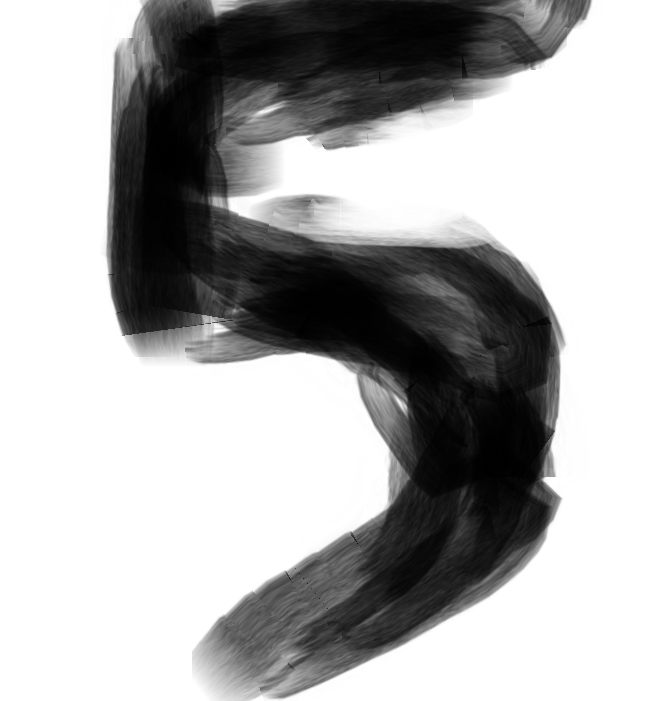
#> input picture proyecto2/Fotos/5_1.png, 655 x 701 px
$ python editar_imagenes.py
#> lines starting #> are read from the running program, lines starting #| are printed output that depends on the picture; after the words box and inside, x2 and y2 are one past the last pixel; in counts of white or black regions, pixels touching at a corner belong together
### proyecto2/images.py
import cv2
import numpy as np


def leer_imagen_gris(ruta_imagen):
    # np.fromfile + cv2.imdecode en vez de cv2.imread: cv2.imread falla en
    # Windows si la ruta tiene tildes o ñ (por ejemplo "Introducción")
    datos = np.fromfile(ruta_imagen, dtype=np.uint8)
    img = cv2.imdecode(datos, cv2.IMREAD_UNCHANGED)
    if img is None:
        return None

    if len(img.shape) == 2:
        # Ya estaba en escala de grises
        return img

    if img.shape[2] == 4:
        # PNG con transparencia: lo transparente se vuelve papel blanco
        alfa = img[:, :, 3]
        gris = cv2.cvtColor(img, cv2.COLOR_BGRA2GRAY)
        gris[alfa < 128] = 255
        return gris

    return cv2.cvtColor(img, cv2.COLOR_BGR2GRAY)


def recortar_numero(binaria):
    # binaria: 0 = tinta, 255 = papel.
    # Busca la primera y la ultima fila/columna que tienen tinta, recorta ahi
    # y completa con papel blanco para que la imagen quede cuadrada (item b).
    filas = binaria.tolist()
    alto = len(filas)
    ancho = len(filas[0])

    # Una fila o columna cuenta como "con tinta" si tiene al menos 1% de
    # pixeles negros. Asi un puntito de suciedad no cambia el recorte.
    minimo_fila = max(1, ancho // 100)
    minimo_col = max(1, alto // 100)

    arriba = -1
    abajo = -1
    i = 0
    while i < alto:
        contador = 0
        j = 0
        while j < ancho:
            if filas[i][j] == 0:
                contador = contador + 1
            j = j + 1
        if contador >= minimo_fila:
            if arriba == -1:
                arriba = i
            abajo = i
        i = i + 1

    izquierda = -1
    derecha = -1
    j = 0
    while j < ancho:
        contador = 0
        i = 0
        while i < alto:
            if filas[i][j] == 0:
                contador = contador + 1
            i = i + 1
        if contador >= minimo_col:
            if izquierda == -1:
                izquierda = j
            derecha = j
        j = j + 1

    if arriba == -1 or izquierda == -1:
        # No se encontro tinta: se deja la imagen como esta
        return binaria

    recorte = binaria[arriba:abajo + 1, izquierda:derecha + 1]

    # Completar con blanco a los lados (o arriba/abajo) hasta que sea cuadrada,
    # dejando el numero centrado
    alto_r = abajo - arriba + 1
    ancho_r = derecha - izquierda + 1
    lado = max(alto_r, ancho_r)
    sobra_alto = lado - alto_r
    sobra_ancho = lado - ancho_r

    cuadrada = cv2.copyMakeBorder(recorte,
                                  sobra_alto // 2, sobra_alto - sobra_alto // 2,
                                  sobra_ancho // 2, sobra_ancho - sobra_ancho // 2,
                                  cv2.BORDER_CONSTANT, value=255)
    return cuadrada


def obtener_matriz(ruta_imagen="Data/unNumerooo.png"):
    # 1. Leer la foto en escala de grises (0 = negro, 255 = blanco)
    img_matriz = leer_imagen_gris(ruta_imagen)
    if img_matriz is None:
        print("No se pudo leer la imagen:", ruta_imagen)
        return None

    # 2. Blanco y negro puro: cada pixel pasa a 0 (tinta) o 255 (papel).
    #    THRESH_OTSU elige solo el limite entre tinta y papel, asi el papel
    #    gris de una foto queda blanco y no se confunde con tinta.
    limite, binaria = cv2.threshold(img_matriz, 0, 255,
                                    cv2.THRESH_BINARY + cv2.THRESH_OTSU)

    # 3. Recortar el numero y dejar la imagen cuadrada
    binaria = recortar_numero(binaria)

    # 4. Engrosar el trazo. El lapicero hace lineas finas y los numeros del
    #    dataset tienen trazos gruesos. erode agranda lo negro.
    grosor = max(1, len(binaria) // 15)
    nucleo = np.ones((grosor, grosor), np.uint8)
    binaria = cv2.erode(binaria, nucleo)

    # 5. Reducir a 8x8. INTER_AREA promedia todos los pixeles de cada bloque
    nueva_matriz = cv2.resize(binaria, (8, 8), interpolation=cv2.INTER_AREA)

    # Pasamos a una lista de Python para trabajar con numeros normales
    matriz = nueva_matriz.tolist()

    i = 0
    while i < 8:
        j = 0
        while j < 8:
            # 6. Reducir de 0-255 a 0-16
            valor = matriz[i][j] / 255 * 16
            # 7. Invertir: el papel pasa a 0 y la tinta a 16, como en el dataset
            valor = 16 - valor
            matriz[i][j] = round(valor)
            j = j + 1
        i = i + 1

    return matriz

### proyecto2/editar_imagenes.py
import os
import cv2
import numpy as np
from images import leer_imagen_gris, obtener_matriz

# ---------------------------------------------------------------
# PROGRAMA DE RECORTE Y FILTRO
# Toma las fotos originales, las limpia y las guarda listas para
# main_lectura_dibujo_nuevo.py con nombres tipo 4_5.jpg
#
#   Fotos/        -> tus fotos originales (no se modifican nunca)
#   Data/         -> las imagenes editadas (las que lee el main)
#   Comparacion/  -> antes | despues | 8x8, para revisar y para el informe
#
# La primera vez, si no existe Fotos/, la carpeta Data/ actual se
# renombra a Fotos/ (no se borra nada) y se crea una Data/ nueva.
# ---------------------------------------------------------------

CARPETA_PROYECTO = os.path.dirname(os.path.abspath(__file__))
CARPETA_FOTOS = os.path.join(CARPETA_PROYECTO, "Fotos")
CARPETA_DATA = os.path.join(CARPETA_PROYECTO, "Data")
CARPETA_COMPARACION = os.path.join(CARPETA_PROYECTO, "Comparacion")

TAMANO_TRABAJO = 800   # las fotos del celular se achican a esto para ir rapido
TAMANO_FINAL = 256     # tamano de la imagen editada (cuadrada)
EXTENSIONES = [".png", ".jpg", ".jpeg"]


def preparar_carpetas():
    if not os.path.isdir(CARPETA_FOTOS):
        if os.path.isdir(CARPETA_DATA):
            os.rename(CARPETA_DATA, CARPETA_FOTOS)
            print("Tus fotos originales se movieron a la carpeta Fotos/ (no se borro nada)")
        else:
            print("No existe la carpeta Fotos/ ni Data/ con tus fotos.")
            return False
    if not os.path.isdir(CARPETA_DATA):
        os.mkdir(CARPETA_DATA)
    if not os.path.isdir(CARPETA_COMPARACION):
        os.mkdir(CARPETA_COMPARACION)
    return True


def achicar(gris):
    # Una foto de celular puede tener 4000 x 3000 pixeles: la achicamos
    alto = gris.shape[0]
    ancho = gris.shape[1]
    lado_mayor = max(alto, ancho)
    if lado_mayor <= TAMANO_TRABAJO:
        return gris
    escala = TAMANO_TRABAJO / lado_mayor
    nuevo_ancho = round(ancho * escala)
    nuevo_alto = round(alto * escala)
    return cv2.resize(gris, (nuevo_ancho, nuevo_alto), interpolation=cv2.INTER_AREA)


def quitar_sombras(gris):
    # 1. Estimar como se ve el papel SIN tinta. MORPH_CLOSE borra todo lo
    #    oscuro que sea mas delgado que k pixeles (las lineas de lapicero) y
    #    deja igual lo oscuro grande (sombras, borde de la mesa). Asi queda
    #    una "foto del papel solo", con sus sombras pero sin el numero.
    # (antes se suaviza un poco el ruido de la camara con GaussianBlur)
    gris = cv2.GaussianBlur(gris, (5, 5), 0)
    lado = max(gris.shape[0], gris.shape[1])
    k = max(3, lado // 6)
    papel = cv2.morphologyEx(gris, cv2.MORPH_CLOSE, np.ones((k, k), np.uint8))
    # 2. Dividir la foto entre el papel: donde solo hay papel (o sombra, o
    #    mesa) queda 255, blanco parejo, y solo la tinta queda oscura.
    return cv2.divide(gris, papel, scale=255)


def binarizar(gris):
    # Pasar a blanco y negro puro.
    # Otsu elige solo el limite entre tinta (0) y papel (255).
    limite, binaria = cv2.threshold(gris, 0, 255,
                                    cv2.THRESH_BINARY + cv2.THRESH_OTSU)
    return binaria


def bordes_que_toca(x, y, ancho, alto, ancho_img, alto_img):
    # Cuenta cuantos de los 4 bordes de la foto toca una mancha
    cuenta = 0
    if x == 0:
        cuenta = cuenta + 1
    if y == 0:
        cuenta = cuenta + 1
    if x + ancho == ancho_img:
        cuenta = cuenta + 1
    if y + alto == alto_img:
        cuenta = cuenta + 1
    return cuenta


def quitar_manchas(binaria):
    # Separa la tinta en "manchas" sueltas (pedazos de tinta que se tocan).
    # 1. Una mancha que toca 3 o 4 bordes de la foto es el borde de la mesa,
    #    de la hoja o una sombra: no es el numero.
    # 2. El numero es la mancha mas grande que queda; se borran las que miden
    #    menos del 10% de esa (puntitos, polvo, ruido).
    # Devuelve la imagen limpia y el rectangulo donde esta el numero.
    tinta = 255 - binaria   # connectedComponents busca lo blanco
    cantidad, etiquetas, datos, centros = cv2.connectedComponentsWithStats(tinta)
    alto_img = binaria.shape[0]
    ancho_img = binaria.shape[1]

    # Mancha mas grande de todas (la etiqueta 0 es el fondo: empezamos en 1)
    mayor_total = 0
    k = 1
    while k < cantidad:
        if datos[k][cv2.CC_STAT_AREA] > mayor_total:
            mayor_total = datos[k][cv2.CC_STAT_AREA]
        k = k + 1

    # valida[k] = True si la mancha k puede ser parte del numero
    valida = [False]
    hay_validas = False
    k = 1
    while k < cantidad:
        toca = bordes_que_toca(datos[k][cv2.CC_STAT_LEFT], datos[k][cv2.CC_STAT_TOP],
                               datos[k][cv2.CC_STAT_WIDTH], datos[k][cv2.CC_STAT_HEIGHT],
                               ancho_img, alto_img)
        if toca >= 3:
            valida.append(False)
        else:
            valida.append(True)
            # Solo cuenta si no es un puntito (al menos 2% de la mas grande)
            if datos[k][cv2.CC_STAT_AREA] >= mayor_total * 0.02:
                hay_validas = True
        k = k + 1

    if not hay_validas:
        # Todo lo importante toca los bordes (por ejemplo un 0 recortado
        # muy justo): entonces se acepta todo
        k = 1
        while k < cantidad:
            valida[k] = True
            k = k + 1

    mayor = 0
    k = 1
    while k < cantidad:
        area = datos[k][cv2.CC_STAT_AREA]
        if valida[k] and area > mayor:
            mayor = area
        k = k + 1

    if mayor == 0:
        return None, None   # la imagen no tiene tinta

    limpia = np.full(binaria.shape, 255, np.uint8)
    arriba = binaria.shape[0]
    izquierda = binaria.shape[1]
    abajo = 0
    derecha = 0

    k = 1
    while k < cantidad:
        x = datos[k][cv2.CC_STAT_LEFT]
        y = datos[k][cv2.CC_STAT_TOP]
        ancho = datos[k][cv2.CC_STAT_WIDTH]
        alto = datos[k][cv2.CC_STAT_HEIGHT]
        area = datos[k][cv2.CC_STAT_AREA]

        if valida[k] and area >= mayor * 0.10:
            limpia[etiquetas == k] = 0      # pintar esta mancha de negro
            if y < arriba:
                arriba = y
            if x < izquierda:
                izquierda = x
            if y + alto > abajo:
                abajo = y + alto
            if x + ancho > derecha:
                derecha = x + ancho
        k = k + 1

    return limpia, [arriba, abajo, izquierda, derecha]


def recortar_cuadrado(limpia, caja):
    # Recorta justo donde empieza y termina el numero (toca arriba y abajo)
    # y completa con blanco a los costados para que quede cuadrada (item b)
    arriba = caja[0]
    abajo = caja[1]
    izquierda = caja[2]
    derecha = caja[3]
    recorte = limpia[arriba:abajo, izquierda:derecha]

    alto = abajo - arriba
    ancho = derecha - izquierda
    lado = max(alto, ancho)
    sobra_alto = lado - alto
    sobra_ancho = lado - ancho
    cuadrada = cv2.copyMakeBorder(recorte,
                                  sobra_alto // 2, sobra_alto - sobra_alto // 2,
                                  sobra_ancho // 2, sobra_ancho - sobra_ancho // 2,
                                  cv2.BORDER_CONSTANT, value=255)
    return cv2.resize(cuadrada, (TAMANO_FINAL, TAMANO_FINAL), interpolation=cv2.INTER_AREA)


def editar(gris):
    gris = achicar(gris)
    sin_sombra = quitar_sombras(gris)
    binaria = binarizar(sin_sombra)
    limpia, caja = quitar_manchas(binaria)
    if limpia is None:
        return None
    return recortar_cuadrado(limpia, caja)


def armar_comparacion(original, editada, ruta_editada):
    # Tres cuadros de 256 x 256: foto original | imagen editada | como la ve el
    # programa en 8x8 (lo que devuelve obtener_matriz)
    original = achicar(original)
    alto = original.shape[0]
    ancho = original.shape[1]
    escala = TAMANO_FINAL / max(alto, ancho)
    original = cv2.resize(original, (max(1, round(ancho * escala)), max(1, round(alto * escala))),
                          interpolation=cv2.INTER_AREA)
    alto = original.shape[0]
    ancho = original.shape[1]
    cuadro1 = cv2.copyMakeBorder(original,
                                 (TAMANO_FINAL - alto) // 2, TAMANO_FINAL - alto - (TAMANO_FINAL - alto) // 2,
                                 (TAMANO_FINAL - ancho) // 2, TAMANO_FINAL - ancho - (TAMANO_FINAL - ancho) // 2,
                                 cv2.BORDER_CONSTANT, value=255)

    matriz = obtener_matriz(ruta_editada)
    pequena = np.zeros((8, 8), np.uint8)
    i = 0
    while i < 8:
        j = 0
        while j < 8:
            # 16 (tinta) se dibuja negro y 0 (fondo) blanco
            pequena[i][j] = 255 - matriz[i][j] * 255 // 16
            j = j + 1
        i = i + 1
    cuadro3 = cv2.resize(pequena, (TAMANO_FINAL, TAMANO_FINAL), interpolation=cv2.INTER_NEAREST)

    separador = np.full((TAMANO_FINAL, 10), 128, np.uint8)
    return np.hstack([cuadro1, separador, editada, separador, cuadro3])


# [19 lines left out: function preguntar_numero, not called in this run]


def main():
    if not preparar_carpetas():
        return

    archivos = sorted(os.listdir(CARPETA_FOTOS))

    # contador[d] = cuantas imagenes del numero d ya se guardaron
    contador = [0, 0, 0, 0, 0, 0, 0, 0, 0, 0]
    problemas = []

    for nombre in archivos:
        extension = os.path.splitext(nombre)[1].lower()
        if extension not in EXTENSIONES:
            continue

        original = leer_imagen_gris(os.path.join(CARPETA_FOTOS, nombre))
#> in leer_imagen_gris, img is the input picture: shape (701, 655, 4); mean B, G, R, A 172.7, 172.7, 172.7, 255
        if original is None:
            problemas.append(nombre + " (no se pudo leer)")
            continue

        editada = editar(original)
#> in binarizar, `limite, binaria = cv2.threshold(gris, 0, 255, cv2.THRESH_BINARY + cv2...`:
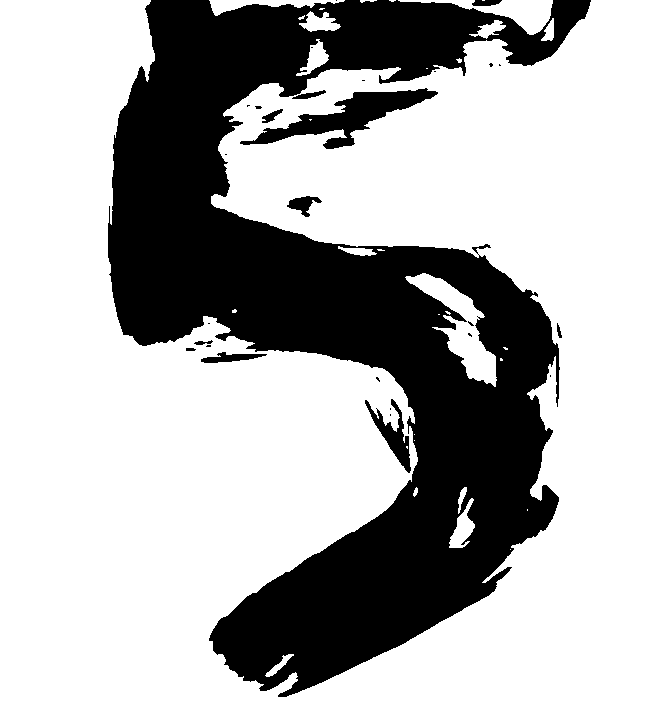
#> binaria: shape (701, 655); 68.3% white; 28 black regions (17 under 20 px), largest, box (x1, y1, x2, y2) and area: (108, 0, 591, 697) 139483, (240, 88, 438, 149) 3815, (365, 399, 411, 473) 1047
#> in binarizar, `limite, binaria = cv2.threshold(gris, 0, 255, cv2.THRESH_BINARY + cv2...`: limite = 155
#> in quitar_manchas, `cantidad, etiquetas, datos, centros = cv2.connectedComponentsWithStats..`:
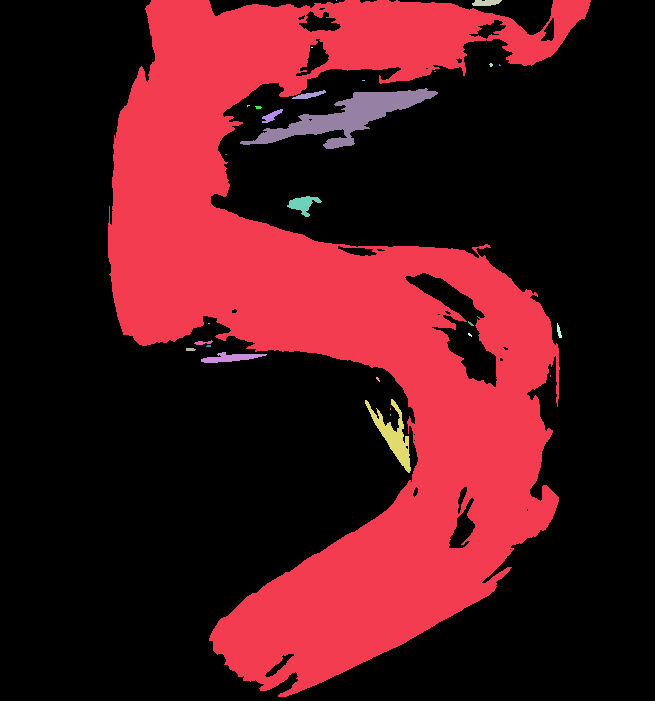
#> etiquetas: shape (701, 655) int32; 29 distinct labels, from 0 to 28; one colour per label, 0 black
#> in quitar_manchas, `cantidad, etiquetas, datos, centros = cv2.connectedComponentsWithStats..`: cantidad = 29; datos = 29 rows, first 6: [0, 0, 655, 701, 313472], [108, 0, 483, 697, 139483], [336, 0, 1, 1, 1], [472, 0, 30, 6, 145], [311, 47, 2, 1, 2], [489, 63, 4, 4, 11]; centros = 29 pairs, first value 190 to 558.6, second value 0 to 435.2
#> the loop in quitar_manchas, `while k < cantidad:` made 28 passes
#> mayor_total on pass 1: 139483
#> after the loop in quitar_manchas, `while k < cantidad:`: k = 29; mayor_total = 139483
#> the loop in quitar_manchas, `while k < cantidad:` made 28 passes
#> (toca, hay_validas) on passes 1, 9: (1, True), (0, True)
#> after the loop in quitar_manchas, `while k < cantidad:`: k = 29; valida = 29 items, first 6: False, True, True, True, True, True
#> the loop in quitar_manchas, `while k < cantidad:` made 28 passes
#> (area, mayor) on pass 1: (139483, 139483)
#> after the loop in quitar_manchas, `while k < cantidad:`: k = 29; mayor = 139483
#> the loop in quitar_manchas, `while k < cantidad:` made 28 passes
#> (x, y, ancho, alto, area, arriba, izquierda, abajo) on pass 1: (108, 0, 483, 697, 139483, 0, 108, 697)
#> after the loop in quitar_manchas, `while k < cantidad:`:
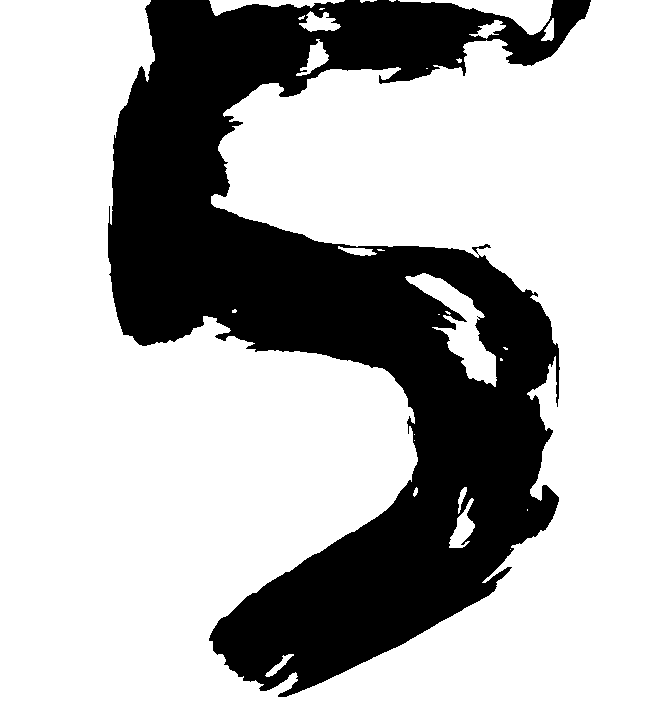
#> limpia: shape (701, 655); 69.6% white; 1 black region, box (x1, y1, x2, y2) and area: (108, 0, 591, 697) 139483
#> after the loop in quitar_manchas, `while k < cantidad:`: abajo = 697; arriba = 0; derecha = 591; izquierda = 108; k = 29
#> in editar, `limpia, caja = quitar_manchas(binaria)`: caja = [0, 697, 108, 591]
#> in recortar_cuadrado, `arriba = caja[0]`: arriba = 0
#> in recortar_cuadrado, `abajo = caja[1]`: abajo = 697
#> in recortar_cuadrado, `izquierda = caja[2]`: izquierda = 108
#> in recortar_cuadrado, `derecha = caja[3]`: derecha = 591
#> in recortar_cuadrado, `recorte = limpia[arriba:abajo, izquierda:derecha]`:
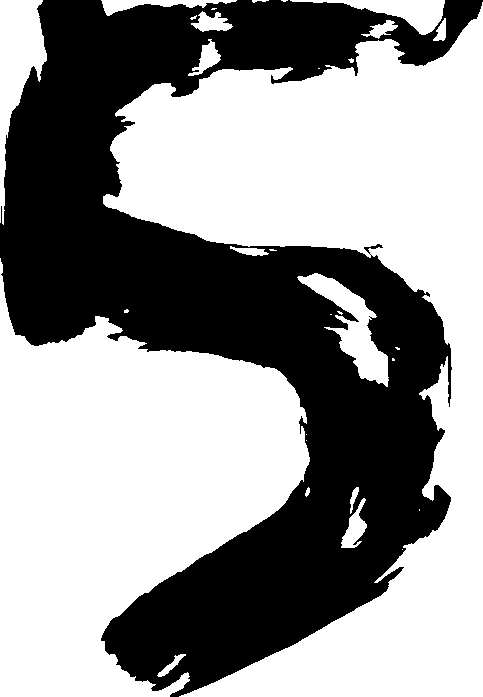
#> recorte: shape (697, 483); 58.6% white; 1 black region, box (x1, y1, x2, y2) and area: (0, 0, 483, 697) 139483
#> in recortar_cuadrado, `alto = abajo - arriba`: alto = 697
#> in recortar_cuadrado, `ancho = derecha - izquierda`: ancho = 483
#> in recortar_cuadrado, `lado = max(alto, ancho)`: lado = 697
#> in recortar_cuadrado, `sobra_alto = lado - alto`: sobra_alto = 0
#> in recortar_cuadrado, `sobra_ancho = lado - ancho`: sobra_ancho = 214
        if editada is None:
            problemas.append(nombre + " (no se encontro tinta)")
            continue

        # El numero real: primer caracter del nombre, o se pregunta
        if nombre[0].isdigit():
            numero = int(nombre[0])
        else:
            ruta_temp = os.path.join(CARPETA_COMPARACION, "_temp.png")
            cv2.imwrite(ruta_temp, editada)
            numero = preguntar_numero(nombre, armar_comparacion(original, editada, ruta_temp))
            os.remove(ruta_temp)
            if numero is None:
                problemas.append(nombre + " (saltada)")
                continue

        contador[numero] = contador[numero] + 1
        nuevo_nombre = str(numero) + "_" + str(contador[numero]) + ".jpg"
        ruta_nueva = os.path.join(CARPETA_DATA, nuevo_nombre)
        cv2.imwrite(ruta_nueva, editada, [cv2.IMWRITE_JPEG_QUALITY, 95])

        comparacion = armar_comparacion(original, editada, ruta_nueva)
#> in obtener_matriz, `limite, binaria = cv2.threshold(img_matriz, 0, 255, cv2.THRESH_BINARY ..`:
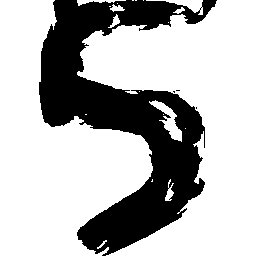
#> binaria: shape (256, 256); 71.3% white; 4 black regions (3 under 20 px), largest, box (x1, y1, x2, y2) and area: (39, 0, 217, 256) 18820
#> in obtener_matriz, `limite, binaria = cv2.threshold(img_matriz, 0, 255, cv2.THRESH_BINARY ..`: limite = 128
#> in recortar_numero, `filas = binaria.tolist()`: filas = 256 items
#> in recortar_numero, `alto = len(filas)`: alto = 256
#> in recortar_numero, `minimo_fila = max(1, ancho // 100)`: minimo_fila = 2
#> the loop in recortar_numero, `while i < alto:` made 256 passes
#> arriba on pass 1: 0
#> in armar_comparacion, `cuadro3 = cv2.resize(pequena, (TAMANO_FINAL, TAMANO_FINAL), interpolat..`:
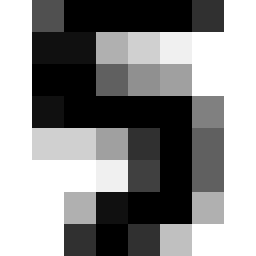
#> cuadro3: shape (256, 256); min 0, max 255, mean 140.1
#> in armar_comparacion, `return np.hstack([cuadro1, separador, editada, separador, cuadro3])`:
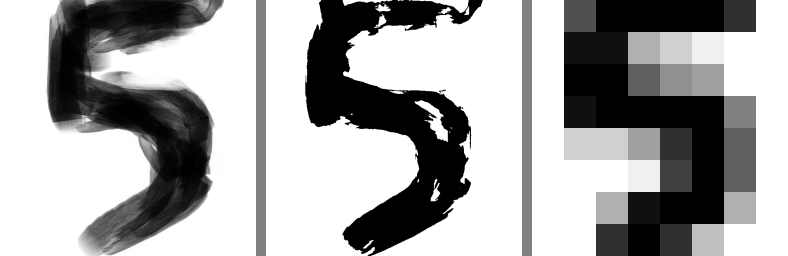
#> returned value: shape (256, 788); min 0, max 255, mean 165.7
        cv2.imwrite(os.path.join(CARPETA_COMPARACION, nuevo_nombre), comparacion)

        print(nombre, "->", "Data/" + nuevo_nombre)

    print()
    print("RESUMEN")
    total = 0
    d = 0
    while d < 10:
        aviso = ""
        if contador[d] < 3:
            aviso = "   <- pocas imagenes de este numero"
        print("   Numero", d, ":", contador[d], "imagenes" + aviso)
        total = total + contador[d]
        d = d + 1
    print("   Total guardadas en Data/:", total)

    if len(problemas) > 0:
        print()
        print("No se guardaron:")
        for p in problemas:
            print("   ", p)

    print()
    print("Revisa la carpeta Comparacion/ para ver el antes y el despues.")
    print("Ahora puedes correr main_lectura_dibujo_nuevo.py")


main()
